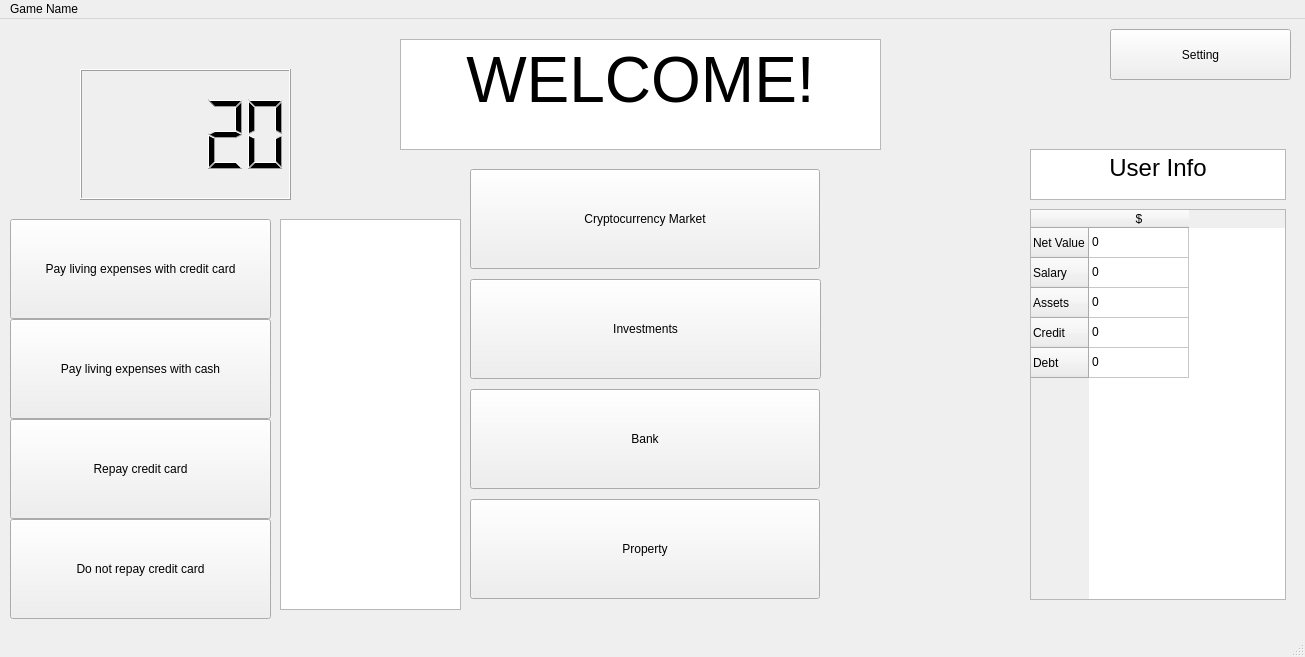
<?xml version="1.0" encoding="UTF-8"?>
<ui version="4.0">
 <class>MainWindow</class>
 <widget class="QMainWindow" name="MainWindow">
  <property name="geometry">
   <rect>
    <x>0</x>
    <y>0</y>
    <width>1305</width>
    <height>657</height>
   </rect>
  </property>
  <property name="windowTitle">
   <string>MainWindow</string>
  </property>
  <widget class="QWidget" name="centralwidget">
   <widget class="QPushButton" name="SettingButton">
    <property name="geometry">
     <rect>
      <x>1110</x>
      <y>10</y>
      <width>181</width>
      <height>51</height>
     </rect>
    </property>
    <property name="text">
     <string>Setting</string>
    </property>
   </widget>
   <widget class="QTableWidget" name="tableWidget">
    <property name="geometry">
     <rect>
      <x>1030</x>
      <y>190</y>
      <width>256</width>
      <height>391</height>
     </rect>
    </property>
    <row>
     <property name="text">
      <string>Net Value</string>
     </property>
    </row>
    <row>
     <property name="text">
      <string>Salary</string>
     </property>
    </row>
    <row>
     <property name="text">
      <string>Assets</string>
     </property>
    </row>
    <row>
     <property name="text">
      <string>Credit</string>
     </property>
    </row>
    <row>
     <property name="text">
      <string>Debt</string>
     </property>
    </row>
    <column>
     <property name="text">
      <string>$</string>
     </property>
    </column>
    <item row="0" column="0">
     <property name="text">
      <string>0</string>
     </property>
    </item>
    <item row="1" column="0">
     <property name="text">
      <string>0</string>
     </property>
    </item>
    <item row="2" column="0">
     <property name="text">
      <string>0</string>
     </property>
    </item>
    <item row="3" column="0">
     <property name="text">
      <string>0</string>
     </property>
    </item>
    <item row="4" column="0">
     <property name="text">
      <string>0</string>
     </property>
    </item>
   </widget>
   <widget class="QTextBrowser" name="textBrowser">
    <property name="geometry">
     <rect>
      <x>400</x>
      <y>20</y>
      <width>481</width>
      <height>111</height>
     </rect>
    </property>
    <property name="html">
     <string>&lt;!DOCTYPE HTML PUBLIC &quot;-//W3C//DTD HTML 4.0//EN&quot; &quot;http://www.w3.org/TR/REC-html40/strict.dtd&quot;&gt;
&lt;html&gt;&lt;head&gt;&lt;meta name=&quot;qrichtext&quot; content=&quot;1&quot; /&gt;&lt;style type=&quot;text/css&quot;&gt;
p, li { white-space: pre-wrap; }
&lt;/style&gt;&lt;/head&gt;&lt;body style=&quot; font-family:'.SF NS Text'; font-size:13pt; font-weight:400; font-style:normal;&quot;&gt;
&lt;p align=&quot;center&quot; style=&quot; margin-top:0px; margin-bottom:0px; margin-left:0px; margin-right:0px; -qt-block-indent:0; text-indent:0px;&quot;&gt;&lt;span style=&quot; font-family:'Gulim'; font-size:48pt;&quot;&gt;WELCOME!&lt;/span&gt;&lt;/p&gt;&lt;/body&gt;&lt;/html&gt;</string>
    </property>
   </widget>
   <widget class="QTextBrowser" name="textBrowser_2">
    <property name="geometry">
     <rect>
      <x>1030</x>
      <y>130</y>
      <width>256</width>
      <height>51</height>
     </rect>
    </property>
    <property name="html">
     <string>&lt;!DOCTYPE HTML PUBLIC &quot;-//W3C//DTD HTML 4.0//EN&quot; &quot;http://www.w3.org/TR/REC-html40/strict.dtd&quot;&gt;
&lt;html&gt;&lt;head&gt;&lt;meta name=&quot;qrichtext&quot; content=&quot;1&quot; /&gt;&lt;style type=&quot;text/css&quot;&gt;
p, li { white-space: pre-wrap; }
&lt;/style&gt;&lt;/head&gt;&lt;body style=&quot; font-family:'.SF NS Text'; font-size:13pt; font-weight:400; font-style:normal;&quot;&gt;
&lt;p align=&quot;center&quot; style=&quot; margin-top:0px; margin-bottom:0px; margin-left:0px; margin-right:0px; -qt-block-indent:0; text-indent:0px;&quot;&gt;&lt;span style=&quot; font-family:'Gulim'; font-size:18pt;&quot;&gt;User Info&lt;/span&gt;&lt;/p&gt;&lt;/body&gt;&lt;/html&gt;</string>
    </property>
   </widget>
   <widget class="QLCDNumber" name="lcdNumber">
    <property name="geometry">
     <rect>
      <x>80</x>
      <y>50</y>
      <width>211</width>
      <height>131</height>
     </rect>
    </property>
    <property name="value" stdset="0">
     <double>20.000000000000000</double>
    </property>
    <property name="intValue" stdset="0">
     <number>20</number>
    </property>
   </widget>
   <widget class="QPushButton" name="CryptoButton">
    <property name="geometry">
     <rect>
      <x>470</x>
      <y>150</y>
      <width>350</width>
      <height>100</height>
     </rect>
    </property>
    <property name="text">
     <string>Cryptocurrency Market</string>
    </property>
   </widget>
   <widget class="QPushButton" name="InvestmentButton">
    <property name="geometry">
     <rect>
      <x>470</x>
      <y>260</y>
      <width>351</width>
      <height>100</height>
     </rect>
    </property>
    <property name="text">
     <string>Investments</string>
    </property>
   </widget>
   <widget class="QPushButton" name="BankButton">
    <property name="geometry">
     <rect>
      <x>470</x>
      <y>370</y>
      <width>350</width>
      <height>100</height>
     </rect>
    </property>
    <property name="text">
     <string>Bank</string>
    </property>
   </widget>
   <widget class="QPushButton" name="PropertyButton">
    <property name="geometry">
     <rect>
      <x>470</x>
      <y>480</y>
      <width>350</width>
      <height>100</height>
     </rect>
    </property>
    <property name="text">
     <string>Property</string>
    </property>
   </widget>
   <widget class="QPushButton" name="living_card">
    <property name="geometry">
     <rect>
      <x>10</x>
      <y>200</y>
      <width>261</width>
      <height>100</height>
     </rect>
    </property>
    <property name="text">
     <string>Pay living expenses with credit card</string>
    </property>
   </widget>
   <widget class="QPushButton" name="living_savings">
    <property name="geometry">
     <rect>
      <x>10</x>
      <y>300</y>
      <width>261</width>
      <height>100</height>
     </rect>
    </property>
    <property name="text">
     <string>Pay living expenses with cash</string>
    </property>
   </widget>
   <widget class="QPushButton" name="card_notrepay">
    <property name="geometry">
     <rect>
      <x>10</x>
      <y>500</y>
      <width>261</width>
      <height>100</height>
     </rect>
    </property>
    <property name="text">
     <string>Do not repay credit card</string>
    </property>
   </widget>
   <widget class="QPushButton" name="card_repay">
    <property name="geometry">
     <rect>
      <x>10</x>
      <y>400</y>
      <width>261</width>
      <height>100</height>
     </rect>
    </property>
    <property name="text">
     <string>Repay credit card</string>
    </property>
   </widget>
   <widget class="QListWidget" name="fee_payment">
    <property name="geometry">
     <rect>
      <x>280</x>
      <y>200</y>
      <width>181</width>
      <height>391</height>
     </rect>
    </property>
   </widget>
  </widget>
  <widget class="QMenuBar" name="menubar">
   <property name="geometry">
    <rect>
     <x>0</x>
     <y>0</y>
     <width>1305</width>
     <height>22</height>
    </rect>
   </property>
   <widget class="QMenu" name="menuMainWindow">
    <property name="title">
     <string>Game Name</string>
    </property>
   </widget>
   <addaction name="menuMainWindow"/>
  </widget>
  <widget class="QStatusBar" name="statusbar"/>
 </widget>
 <resources/>
 <connections/>
</ui>
